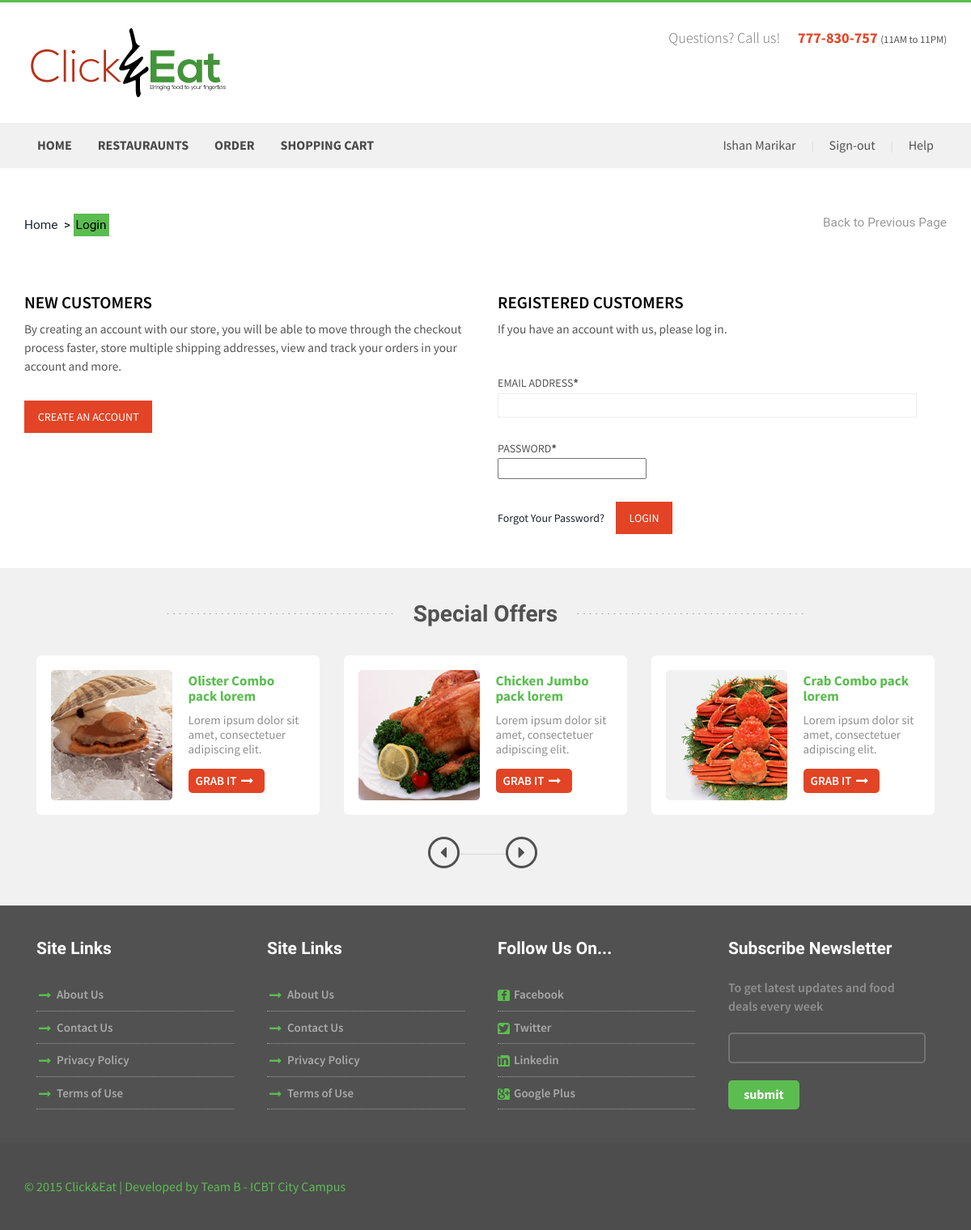
/login.php (signed in), run on the app's committed database.
### tables this page shows
CREATE TABLE IF NOT EXISTS `pages` (
  `pageID` int(11) NOT NULL AUTO_INCREMENT,
  `pageTitle` text NOT NULL,
  `pageLocation` text NOT NULL,
  PRIMARY KEY (`pageID`)
);

### includes/database.class.php (called while the page is built, shortened)
<?php
class Database
{
	private function createConnection()
	{
		try {
			$dsn = "mysql:host=".HOST.";dbname=".DATABASE;
			$database  = new \PDO($dsn, USERNAME, PASSWORD);
			$database->setAttribute(\PDO::ATTR_ERRMODE, \PDO::ERRMODE_EXCEPTION);
			return $database;
		} catch (\Exception $ex) {
			throw $ex;
		}
	}
	public function query( $query, $queryParameters )
	{
		try {
			$connection = $this->createConnection();
			if (empty($queryParameters)) {
				$preparedStatement = $connection->query($query);
			} else {
				$preparedStatement = $connection->prepare($query);
			}
			$result = $preparedStatement->fetchAll();
			return $result;
		} catch (\Exception $ex) {
			$GLOBALS['error'] = $ex->getMessage();
			throw $ex;
		}
	}
}

### includes/webpage.class.php (the view, shortened to what this page needs)
<?php
require_once("database.class.php");
class WebPage extends Database
{
	var $siteName;
	var $copyrightYear;
	var $developedBy;
	var $title;
	public function __construct( $title )
	{
		$this->copyrightYear = date("Y");
		$this->developedBy = "Team B - ICBT City Campus";
		$this->siteName = "Click&Eat";
		$this->title = $title;
	}
	public function addHeader()
	{
		$content = "<!DOCTYPE html> ";
		$content .= "<html> ";
		$content .= "<head> ";
		$content .= "<title>{$this->title} | {$this->siteName}</title> ";
		$content .= "<link href='/css/bootstrap.css' rel='stylesheet' type='text/css' /> ";
		$content .= " ";
		$content .= "<script src='/js/jquery.min.js'></script> ";
		$content .= " ";
		$content .= "<link href='/css/style.css' rel='stylesheet' type='text/css' media='all' /> ";
		$content .= " ";
		$content .= "<meta name='viewport' content='width=device-width, initial-scale=1'> ";
		$content .= "<script type='application/x-javascript'> addEventListener('load', function() { setTimeout(hideURLbar, 0); }, false); function hideURLbar(){ window.scrollTo(0,1); }</script> ";
		$content .= " ";
		$content .= "<link href='http://fonts.googleapis.com/css?family=Source+Sans+Pro:200,300,400,600,700,900,200italic,300italic,400italic,600italic,700italic,900italic' rel='stylesheet' type='text/css'> ";
		$content .= "<link href='http://fonts.googleapis.com/css?family=Lobster+Two:400,400italic,700,700italic' rel='stylesheet' type='text/css'> ";
		$content .= " ";
		$content .= "<script src='/js/wow.min.js'></script> ";
		$content .= "<link href='/css/animate.css' rel='stylesheet' type='text/css' /> ";
		$content .= "<script> ";
		$content .= "new WOW().init(); ";
		$content .= "</script> ";
		$content .= "<script type='text/javascript' src='/js/move-top.js'></script> ";
		$content .= "<script type='text/javascript' src='/js/easing.js'></script> ";
		$content .= "<script type='text/javascript'> ";
		$content .= "jQuery(document).ready(function($) { ";
		$content .= "$('.scroll').click(function(event){		 ";
		$content .= "event.preventDefault(); ";
		$content .= "$('html,body').animate({scrollTop:$(this.hash).offset().top},1200); ";
		$content .= "}); ";
		$content .= "}); ";
		$content .= "</script> ";
		$content .= "</head> ";
		$content .= "<body> ";
		$content .= " ";
		$content .= "<div class='header'> ";
		$content .= "<div class='container'> ";
		$content .= "<div class='top-header'> ";
		$content .= "<div class='logo'> ";
		$content .= "<a href='./index.php'><img src='/images/logo.png' class='img-responsive' alt='' /></a> ";
		$content .= "</div> ";
		$content .= "<div class='queries'> ";
		$content .= "<p>Questions? Call us!<span>777-830-757 </span><label>(11AM to 11PM)</label></p> ";
		$content .= "</div> ";
		$content .= "<div class='clearfix'></div> ";
		$content .= "</div> ";
		$content .= "</div> ";
		$content .= "<div class='menu-bar'> ";
		$content .= "<div class='container'> ";
		$content .= "<div class='top-menu'> ";
		$content .= "<ul> ";
		$content .= $this->addNavigationBar();
		$content .= "</ul> ";
		$content .= "</div> ";
		$content .= "<div class='login-section'> ";
		$content .= "<ul> ";
		if (isset($_SESSION['isLogged']) and $_SESSION['isLogged'] == true) {
			$content .= "<li><a href='#'>{$_SESSION['fullName']}</a>  </li> | ";
			$content .= "<li><a href='./includes/functions.php?action=logout'>Sign-out</a> </li> | ";
		} else {
			$content .= "<li><a href='#sign-in' data-toggle='modal' data-target='#signinModal'>Login</a>  </li> | ";
			$content .= "<li><a href='./register.php'>Register</a> </li> | ";
		}
		$content .= "<li><a href='#'>Help</a></li> ";
		$content .= "<div class='clearfix'></div> ";
		$content .= "</ul> ";
		$content .= "</div> ";
		$content .= "<div class='clearfix'></div> ";
		$content .= "</div> ";
		$content .= "</div> ";
		$content .= "</div> ";
		return $content;
	}
	private function addNavigationBar()
	{
		$sql = "SELECT * from pages";
		$queryParameters = "";
		$result = $this->query($sql, $queryParameters);
		$content = "";
		foreach ($result as $pages) {
			if ($this->title == $pages['pageTitle']) {
				$content .= "<li class='active'><a href='./{$pages['pageLocation']}'>{$pages['pageTitle']}</a></li>";
			} else {
				$content .= "<li><a href='./{$pages['pageLocation']}'>{$pages['pageTitle']}</a></li>";
			}
		}
		$content .= "<div class='clearfix'></div>";
		return $content;
	}
	public function addFooter()
	{
		$content = "<div class='contact-section' id='contact'>";
		$content .= "<div class='container'>";
		$content .= "<div class='contact-section-grids'>";
		$content .= "<div class='col-md-3 contact-section-grid wow fadeInLeft' data-wow-delay='0.4s'>";
		$content .= "<h4>Site Links</h4>";
		$content .= "<ul>";
		$content .= "<li><i class='point'></i></li>";
		$content .= "<li class='data'><a href='#'>About Us</a></li>";
		$content .= "</ul>";
		$content .= "<ul>";
		$content .= "<li><i class='point'></i></li>";
		$content .= "<li class='data'><a href='#'>Contact Us</a></li>";
		$content .= "</ul>";
		$content .= "<ul>";
		$content .= "<li><i class='point'></i></li>";
		$content .= "<li class='data'><a href='#'>Privacy Policy</a></li>";
		$content .= "</ul>";
		$content .= "<ul>";
		$content .= "<li><i class='point'></i></li>";
		$content .= "<li class='data'><a href='#'>Terms of Use</a></li>";
		$content .= "</ul>";
		$content .= "</div>";
		$content .= "<div class='col-md-3 contact-section-grid wow fadeInLeft' data-wow-delay='0.4s'>";
		$content .= "<h4>Site Links</h4>";
		$content .= "<ul>";
		$content .= "<li><i class='point'></i></li>";
		$content .= "<li class='data'><a href='#'>About Us</a></li>";
		$content .= "</ul>";
		$content .= "<ul>";
		$content .= "<li><i class='point'></i></li>";
		$content .= "<li class='data'><a href='#'>Contact Us</a></li>";
		$content .= "</ul>";
		$content .= "<ul>";
		$content .= "<li><i class='point'></i></li>";
		$content .= "<li class='data'><a href='#'>Privacy Policy</a></li>";
		$content .= "</ul>";
		$content .= "<ul>";
		$content .= "<li><i class='point'></i></li>";
		$content .= "<li class='data'><a href='#'>Terms of Use</a></li>";
		$content .= "</ul>";
		$content .= "</div>";
		$content .= "<div class='col-md-3 contact-section-grid wow fadeInRight' data-wow-delay='0.4s'>";
		$content .= "<h4>Follow Us On...</h4>";
		$content .= "<ul>";
		$content .= "<li><i class='fb'></i></li>";
		$content .= "<li class='data'> <a href='#'>  Facebook</a></li>";
		$content .= "</ul>";
		$content .= "<ul>";
		$content .= "<li><i class='tw'></i></li>";
		$content .= "<li class='data'> <a href='#'>Twitter</a></li>";
		$content .= "</ul>";
		$content .= "<ul>";
		$content .= "<li><i class='in'></i></li>";
		$content .= "<li class='data'><a href='#'> Linkedin</a></li>";
		$content .= "</ul>";
		$content .= "<ul>";
		$content .= "<li><i class='gp'></i></li>";
		$content .= "<li class='data'><a href='#'>Google Plus</a></li>";
		$content .= "</ul>";
		$content .= "</div>";
		$content .= "<div class='col-md-3 contact-section-grid nth-grid wow fadeInRight' data-wow-delay='0.4s'>";
		$content .= "<h4>Subscribe Newsletter</h4>";
		$content .= "<p>To get latest updates and food deals every week</p>";
		$content .= "<input type='text' class='text' value='' onfocus='this.value = '';' onblur='if (this.value == '') {this.value = '';}'>";
		$content .= "<input type='submit' value='submit'>";
		$content .= "</div>";
		$content .= "<div class='clearfix'></div>";
		$content .= "</div>";
		$content .= "</div>";
		$content .= "</div>";
		$content .= "";
		$content .= "";
		$content .= "<div class='footer'>";
		$content .= "<div class='container'>";
		$content .= "<p class='wow fadeInLeft' data-wow-delay='0.4s'>&copy; {$this->copyrightYear} {$this->siteName} | Developed by {$this->developedBy} </p>";
		$content .= "</div>";
		$content .= "</div>";
		$content .= "";
		$content .= "<script type='text/javascript'>";
		$content .= "$(document).ready(function() {";
		$content .= "/*";
		$content .= "var defaults = {";
		$content .= "containerID: 'toTop', // fading element id";
		$content .= "containerHoverID: 'toTopHover', // fading element hover id";
		$content .= "scrollSpeed: 1200,";
		$content .= "easingType: 'linear'";
		$content .= "};";
		$content .= "*/";
		$content .= "$().UItoTop({ easingType: 'easeOutQuart' });";
		$content .= "});";
		$content .= "</script>";
		$content .= "<a href='#' id='toTop' style='display: block;'> <span id='toTopHover' style='opacity: 1;'> </span></a>";
		$content .= "<div class='modal fade' id='signinModal' tabindex='-1' role='dialog' aria-labelledby='basicModal' aria-hidden='true'> ";
		$content .= "    <div class='modal-dialog'>";
		$content .= "      <div class='modal-content'>";
		$content .= "        <div class='modal-header'>";
		$content .= "          <button type='button' class='close' data-dismiss='modal' aria-hidden='true'>&times;</button>";
		$content .= "          <h2 class='modal-title' id='myModalLabel'>Sign in</h2>";
		$content .= "        </div>";
		$content .= "          <form class='form-horizontal' id='register-form' name='login' action='./includes/functions.php' onsubmit='return validateLoginForm();'>";
		$content .= "            <div class='modal-body'>";
		$content .= "            <fieldset>";
		$content .= "              ";
		$content .= "              <div class='form-group'>";
		$content .= "                <label class='col-md-4 control-label' for='email'>Email:</label>";
		$content .= "                <div class='col-md-5'>";
		$content .= "                <input id='email' name='email' type='text' placeholder='username' class='form-control input-md' required=''>";
		$content .= "                </div>";
		$content .= "              </div>";
		$content .= "              ";
		$content .= "              <div class='form-group'>";
		$content .= "                <label class='col-md-4 control-label' for='password'>Password:</label>";
		$content .= "                <div class='col-md-5'>";
		$content .= "                <input id='password' name='password' type='password' placeholder='password' class='form-control input-md' required=''>";
		$content .= "                </div>";
		$content .= "              </div>";
		$content .= "                <input type='hidden' name='action' value='signin'>";
		$content .= "            </fieldset>";
		$content .= "        </div>";
		$content .= "        <div class='modal-footer'>";
		$content .= "          <button class='btn btn-danger' data-dismiss='modal' aria-hidden='true'>Cancel</button>";
		$content .= "            <input type='submit' class='btn btn-success' id='signin-button' value='Sign In'>";
		$content .= "        </div>";
		$content .= "          </form>";
		$content .= "<script src='../js/bootstrap.min.js'></script>";
		$content .= "</body>";
		$content .= "</html>";
		return $content;
	}
}

### css/style.css (style rules this page uses)
body { padding:0; margin:0; font-family: 'Source Sans Pro', sans-serif; }
body a { transition:0.5s all; -webkit-transition:0.5s all; -moz-transition:0.5s all; -o-transition:0.5s all; -ms-transition:0.5s all; }
input[type="button"],input[type="submit"] { transition:0.5s all; -webkit-transition:0.5s all; -moz-transition:0.5s all; -o-transition:0.5s all; -ms-transition:0.5s all; }
h1,h2,h3,h4,h5,h6 { margin:0; }
p { margin:0; }
ul { margin:0; padding:0; }
label { margin:0; }
.header { border-top: 3px solid #5BBD50; }
.top-header { padding:2em 0; }
.logo { float:left; }
.queries { float:right; }
.queries p { color:#727272; font-size:1.3em; font-weight:300; margin-top: 3px; }
.queries p span { color:#E24425; margin-left:1.2em; font-weight:700; font-size:1em; }
.queries p label { font-size:0.7em; color:#515151; font-weight:500; }
.top-menu { float:left; color:#D9D9D9; }
.login-section { float:right; color:#D9D9D9; }
.top-menu ul li { display:inline-block; margin: 0 16px; }
.top-menu ul li a { text-decoration:none; margin:0.5em 0; display:block; color: #494949; font-size:16px; font-weight:700; text-transform:uppercase; }
.login-section ul li { display:inline-block; margin: 0 16px; }
.login-section ul li a { margin:0.5em 0; display:block; color: #515151; font-size:16px; font-weight:500; }
.menu-bar { background:#F1F1F1; padding:0.6em 0; }
.nth-grid { margin-right:0; }
.contact-section { padding:3em 0; background:#515151; }
.contact-section-grid h4 { color:#FFFFFF; font-size:1.5em; font-weight:700; font-family: 'Lobster Two', cursive; margin-bottom:1.2em; }
.contact-section-grid ul li { display:inline-block; }
.contact-section-grid ul { border-bottom:1px dotted #9D9D9D; }
.contact-section-grid ul li i.point { width:20px; height:15px; background: url("../images/img-sprite.png") no-repeat -260px -46px; display: inline-block; vertical-align: middle; margin-right:5px; }
.contact-section-grid ul li i.fb { width:15px; height:15px; background: url("../images/img-sprite.png") no-repeat -280px -46px; display: inline-block; vertical-align: middle; margin-right:5px; border-radius: 3px; }
.contact-section-grid ul li i.tw { width:15px; height:15px; background: url("../images/img-sprite.png") no-repeat -295px -46px; display: inline-block; vertical-align: middle; margin-right:5px; border-radius: 3px; }
.contact-section-grid ul li i.in { width:15px; height:15px; background: url("../images/img-sprite.png") no-repeat -310px -46px; display: inline-block; vertical-align: middle; margin-right:5px; border-radius: 3px; }
.contact-section-grid ul li i.gp { width:15px; height:15px; background: url("../images/img-sprite.png") no-repeat -325px -46px; display: inline-block; vertical-align: middle; margin-right:5px; border-radius: 3px; }
.contact-section-grid ul li.data { color:#A9A9A9; font-weight:600; font-size:15px; margin:0.6em 0; }
.contact-section-grid ul li a { color:#A9A9A9; }
.contact-section-grid { width: 24%; margin-right: 1%; }
.contact-section-grid p { color:#8F8F8F; font-weight:600; font-size:16px; }
.contact-section-grid input.text { border: 2px solid #737373; outline: none; border-radius: 5px; background:#515151; padding:0.5em; width:100%; margin:1.5em 0; color:#fff; }
.contact-section-grid input[type="submit"] { outline: none; border:none; background:#5BBD50; color:#fff; font-size:16px; font-weight:700; padding:0.4em 1.2em; border-radius:5px; }
.footer { padding:3em 0; background:#4D4D4D; }
.footer p { color:#5BBD50; font-size:16px; font-weight:500; }

### data on the page
pages: pageTitle "HOME"
pages: pageTitle "RESTAURAUNTS"
pages: pageTitle "ORDER"
pages: pageTitle "SHOPPING CART"

### other printed values
$_SESSION['fullName'] "Ishan Marikar"
$this->copyrightYear "2015"
$this->siteName "Click&Eat"
$this->developedBy "Team B - ICBT City Campus"
